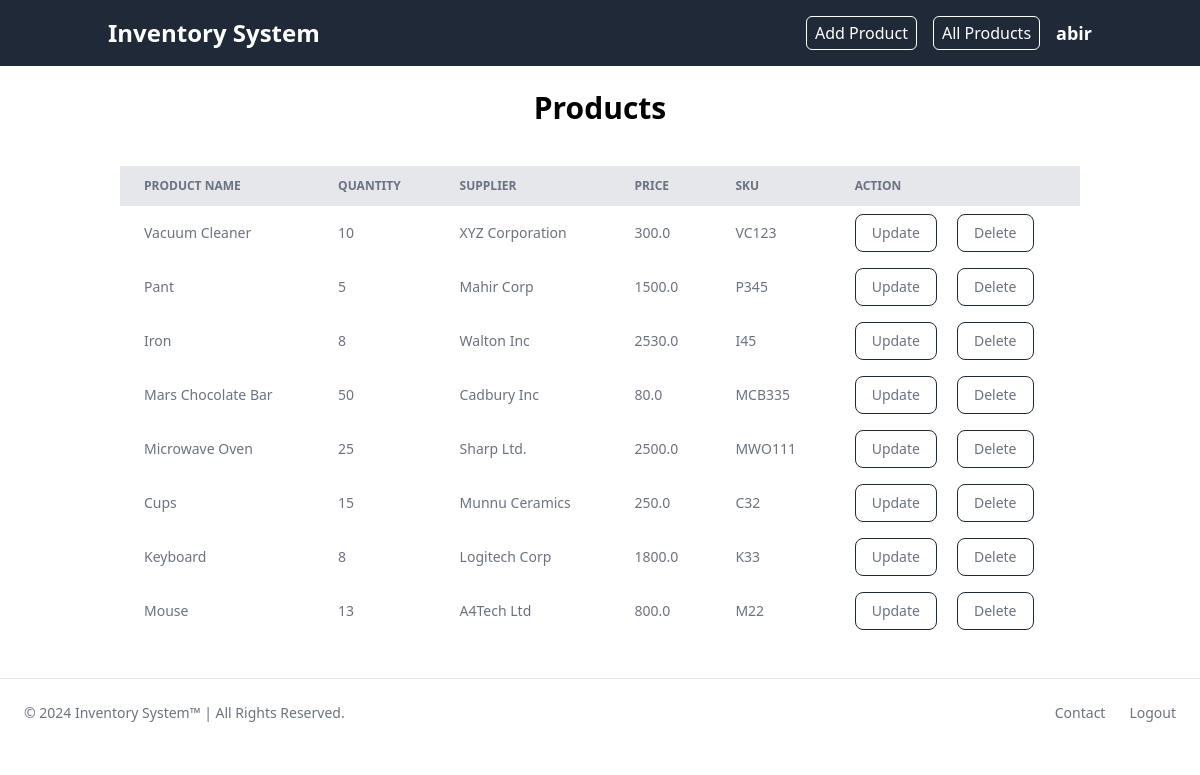
The page /products/ (signed in) on the database its author committed.
### inventory_app/models.py (models this page shows, shortened)
class Product(models.Model):
    product_id = models.AutoField(primary_key=True)
    name = models.CharField(max_length=100)
    sku = models.CharField(max_length=50, unique=True)
    price = models.FloatField()
    quantity = models.IntegerField()
    supplier = models.CharField(max_length=100)

### inventory_app/views.py (the view)
# urls.py: path('products/', views.products_view, name="products"),
@login_required
def products_view(request):
    products = Product.objects.all()
    return render(request, 'products.html', {'products': products})

### inventory_app/templates/products.html (shortened to what this page needs)
{% extends "layout.html" %}
{% block content %}
<h1 class="mt-6 text-center text-3xl font-semibold">Products</h1>
<div class="flex justify-center mt-10">
<table class="lg:w-4/5 w-full text-sm text-left text-gray-500 dark:text-gray-400 rounded-lg mx-1">
    <thead class="text-xs text-gray-500 uppercase bg-gray-200 dark:bg-gray-700 dark:text-gray-400">
        <tr>
            <th scope="col" class="lg:px-6 py-3">
                Product name
            </th>
            <th scope="col" class="lg:px-6 py-3">
                Quantity
            </th>
            <th scope="col" class="lg:px-6 py-3">
                Supplier
            </th>
            <th scope="col" class="lg:px-6 py-3">
                Price
            </th>
            <th scope="col" class="lg:px-6 py-3">
                SKU
            </th>
            <th scope="col" class="lg:px-6 py-3">
                Action
            </th>
        </tr>
    </thead>
    <tbody>
        {% for prod in products %}
        <tr>
            <td scope="col" class="lg:px-6 py-3">
                {{prod.name}}
            </td>
            <td scope="col" class="lg:px-6 py-3">
                {{ prod.quantity }}
            </td>
            <td scope="col" class="lg:px-6 py-3">
                {{prod.supplier}}
            </td>
            <td scope="col" class="lg:px-6 py-3">
                {{prod.price}}
            </td>
            <td scope="col" class="lg:px-6 py-3">
                {{prod.sku}}
            </td>
            <td scope="col" class="lg:px-6 py-2">
                <div class="flex lg:flex-row flex-col">
                <a href="{% url 'update_product' prod.product_id %}" class="py-2 px-4 border text-gray-500 border-gray-800 rounded-lg hover:bg-blue-800 hover:text-white transition duration-300">
                    Update
                </a>
                <a href="{% url 'delete_product' prod.product_id %}" class="lg:ml-5 py-2 px-4 border text-gray-500 border-gray-800 rounded-lg hover:bg-red-800 hover:text-white transition duration-300">
                    Delete
                </a>
            </div>
            </td>
        </tr>
        {% endfor %}
    </tbody>
</table>
</div>
<footer  class="mt-10 bottom-0 left-0 z-20 w-full p-4 bg-white border-t border-gray-200 md:flex md:items-center md:justify-between md:p-6 dark:bg-gray-800 dark:border-gray-600">
    <div class="flex lg:flex-row lg:justify-between flex-col justify-center items-center w-full">
    <span class="text-sm text-gray-500 sm:text-center dark:text-gray-400">© 2024 <a href="{% url 'home' %}">Inventory System™</a> | All Rights Reserved.
    </span>
    <ul class="flex flex-wrap items-center mt-3 text-sm font-medium text-gray-500 dark:text-gray-400 sm:mt-0">
        <li>
            <a href="{% url 'contact' %}" class="mr-4 hover:text-blue-600 md:mr-6">Contact</a>
        </li>
        <li>
            <a href="{% url 'logout' %}" class="hover:text-red-600">Logout</a>
        </li>
    </ul>
  </div>
  </footer>
{% endblock %}

### inventory_app/templates/layout.html (shortened to what this page needs)
<!DOCTYPE html>
<html lang="en">
<head>
    <link href="https://cdn.jsdelivr.net/npm/tailwindcss@2.2.19/dist/tailwind.min.css" rel="stylesheet">
</head>
<body>
    <nav class="bg-gray-800 p-4">
        <div class="container mx-auto flex items-center justify-between">
          <a href="{% url 'home' %}" class="text-white text-2xl font-bold lg:ml-5">Inventory System</a>
          <div class="hidden lg:flex lg:items-center lg:space-x-4 mr-5" id="menu">
            <a href="{% url 'create_product'%}" class="text-white border border-white hover:bg-white hover:text-gray-800 py-1 px-2 rounded-md">Add Product</a>
            <a href="{% url 'products' %}" class="text-white border border-white hover:bg-white hover:text-gray-800 py-1 px-2 rounded-md">All Products</a>
            <p class="text-lg font-semibold text-white">{{request.user.username}}</p>
          </div>
        </div>
      </nav>
      <div>
        {% block content %}
        {% endblock %}
    </div>
</body>
</html>

### rows shown on the page
Product: name "Vacuum Cleaner", quantity "10", supplier "XYZ Corporation", price "300.0", sku "VC123"
Product: name "Pant", quantity "5", supplier "Mahir Corp", price "1500.0", sku "P345"
Product: name "Iron", quantity "8", supplier "Walton Inc", price "2530.0", sku "I45"
Product: name "Mars Chocolate Bar", quantity "50", supplier "Cadbury Inc", price "80.0", sku "MCB335"
Product: name "Microwave Oven", quantity "25", supplier "Sharp Ltd.", price "2500.0", sku "MWO111"
Product: name "Cups", quantity "15", supplier "Munnu Ceramics", price "250.0", sku "C32"
Product: name "Keyboard", quantity "8", supplier "Logitech Corp", price "1800.0", sku "K33"
Product: name "Mouse", quantity "13", supplier "A4Tech Ltd", price "800.0", sku "M22"

### other values the page prints
{{ request.user.username }} "abir"
